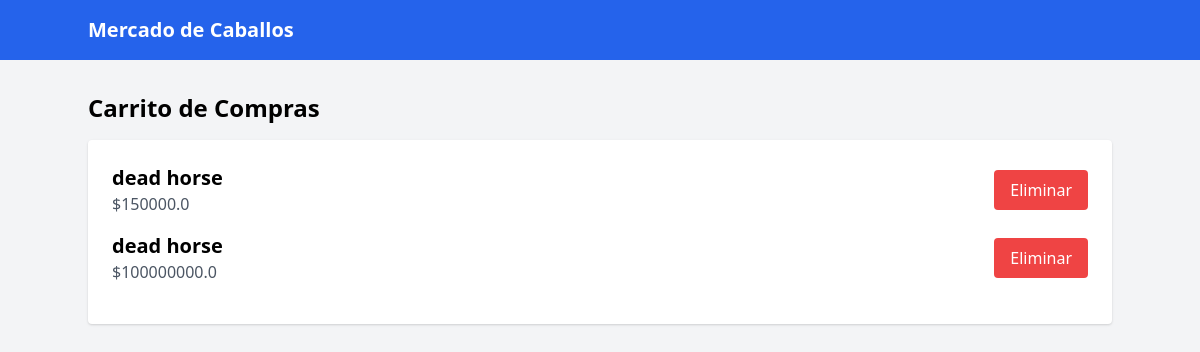
The page /cart on the database its author committed.
### App.py (models this page shows)
class Cart(db.Model):
    id = db.Column(db.Integer, primary_key=True)
    horse_id = db.Column(db.Integer, db.ForeignKey('horse.id'), nullable=False)
    horse = db.relationship('Horse', backref=db.backref('carts', lazy=True))

class Horse(db.Model):
    id = db.Column(db.Integer, primary_key=True)
    name = db.Column(db.String(100), nullable=False)
    description = db.Column(db.Text, nullable=False)
    price = db.Column(db.Float, nullable=False)
    image = db.Column(db.String(200))

### App.py (the view)
@app.route('/cart')
def view_cart():
    cart_items = Cart.query.all()
    return render_template('cart.html', cart_items=cart_items)

### templates/cart.html (shortened to what this page needs)
        <!DOCTYPE html>
<html lang="es">
<head>
    <link href="https://cdn.jsdelivr.net/npm/tailwindcss@2.2.19/dist/tailwind.min.css" rel="stylesheet">
</head>
<body class="bg-gray-100">
    <nav class="bg-blue-600 p-4">
        <div class="container mx-auto">
            <a href="{{ url_for('index') }}" class="text-white text-xl font-bold">Mercado de Caballos</a>
        </div>
    </nav>
    <div class="container mx-auto mt-8">
        <h1 class="text-2xl font-bold mb-4">Carrito de Compras</h1>
        {% if cart_items %}
            <div class="bg-white p-6 rounded shadow">
                {% for item in cart_items %}
                    <div class="flex justify-between items-center mb-4">
                        <div>
                            <h2 class="text-xl font-bold">{{ item.horse.name }}</h2>
                            <p class="text-gray-600">${{ item.horse.price }}</p>
                        </div>
                        <a href="{{ url_for('remove_from_cart', id=item.id) }}" class="bg-red-500 text-white px-4 py-2 rounded">Eliminar</a>
                    </div>
                {% endfor %}
            </div>
        {% else %}
            <p class="text-gray-600">El carrito está vacío.</p>
        {% endif %}
    </div>
</body>
</html>

### rows shown on the page
Cart: horse.name "dead horse", horse.price "150000.0"
Cart: horse.name "dead horse", horse.price "100000000.0"
